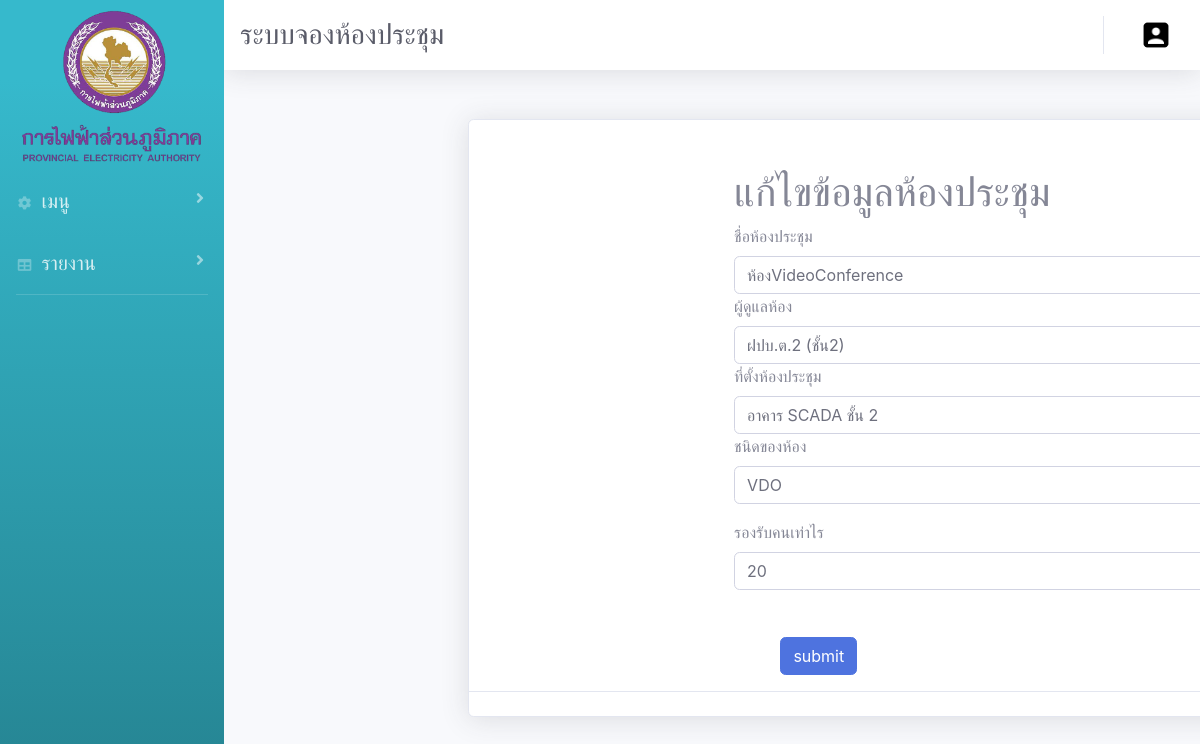
Screenshot of /room_updateform.php?room_id=2 with the database file from the repository.
### tables this page shows
CREATE TABLE `room_tb` (
  `room_id` int(10) NOT NULL,
  `room_name` varchar(255) NOT NULL,
  `room_owner` varchar(255) NOT NULL,
  `room_owner_th` varchar(255) NOT NULL,
  `room_location` varchar(255) NOT NULL,
  `room_type` varchar(255) NOT NULL,
  `room_size` varchar(255) NOT NULL,
  `room_lcd` varchar(255) NOT NULL,
  `room_status` int(1) NOT NULL,
  `username` varchar(50) NOT NULL
);

### room_updateform.php (the view, shortened to what this page needs)
<!DOCTYPE html>
<html lang="en">
<head>
<?php
require('configDB.php');
 $conn=$DBconnect;
 $room_id = $_GET['room_id'];
 $sql = "SELECT * FROM room_tb WHERE room_id = '$room_id' ";
 $result_room = mysqli_query($conn,$sql);
 $row_room=$result_room->fetch_assoc();
?>
    <link rel='stylesheet' href='https://cdnjs.cloudflare.com/ajax/libs/twitter-bootstrap/4.1.3/css/bootstrap.min.css'>
        <link rel='stylesheet' href='https://cdnjs.cloudflare.com/ajax/libs/font-awesome/5.8.1/css/all.min.css'>
        <link rel='stylesheet' href='https://cdnjs.cloudflare.com/ajax/libs/bootstrap-datetimepicker/4.17.47/css/bootstrap-datetimepicker.min.css'>
        <link href="css/sb-admin-2.min.css" rel="stylesheet">
      <link rel="stylesheet" type="text/css" href="datatables.css"/>
</head>
<body>
<div id="wrapper">
<ul class="navbar-nav bg-gradient-info sidebar sidebar-dark accordion fixed-left"   id="accordionSidebar">
<a class="sidebar-brand d-flex align-items-center justify-content-center" href="#"style="margin-top:50px;" onclick="backindex()">
  <div class="sidebar-brand-icon">
    <i><img src="img/icon.png" style="width:200px;"></i>
  </div>
</a>
<li class="nav-item" style="margin-top:50px;">
  <a class="nav-link collapsed" href="#" data-toggle="collapse" data-target="#collapseTwo" aria-expanded="true" aria-controls="collapseTwo">
    <i class="fas fa-fw fa-cog"></i>
    <span class="mb-0" style="font-size:20px;">เมนู</span>
  </a>
</li>
<li class="nav-item">
  <a class="nav-link collapsed" href="#" data-toggle="collapse" data-target="#collapseUtilities" aria-expanded="true" aria-controls="collapseUtilities">
    <i class="fas fa-fw fa-table"></i>
    <span style="font-size:20px;">รายงาน</span>
  </a>
</li>
 <hr class="sidebar-divider d-none d-md-block">
</ul>
<div id="content-wrapper" class="d-flex flex-column">
<div id="content">
 <nav class="navbar navbar-expand navbar-light bg-white topbar mb-4 static-top shadow">
 <h1 class="h3 mb-0 text-gray-800">ระบบจองห้องประชุม</h1>
   <ul class="navbar-nav ml-auto">
     <li class="nav-item dropdown no-arrow">
       <a class="nav-link dropdown-toggle" href="#" id="userDropdown" role="button" data-toggle="dropdown" aria-haspopup="true" aria-expanded="false">
         <img class="img-profile rounded-circle material-icons" src="img/account.png">
       </a>
     </li>
   </ul>
 </nav>
            <div>
                <div>
                    <div class="card shadow" style="width:1000px;margin-left:25%;margin-top:5%;">
                        <form>
                            <div class="container-fluid" style="margin-left:-10%;">
                                <div class="row">
                                    <div class="col-lg-6 offset-lg-3 col-md-8 offset-md-2" style="margin-left:35%;margin-top:5%">
                                        <div class="content">
                                            <h1>แก้ไขข้อมูลห้องประชุม</h1>
                                            <div class="form-group">
                                                <label>ชื่อห้องประชุม</label>
                                                <div>
                                            <input class="form-control" type="text" id="room_name" style="width:500px;" value="<?=$row_room['room_name'];?>"/>
                                                </div>
                                                <label>ผู้ดูแลห้อง</label>
                                                <div>
                                                <input class="form-control" type="text" id="room_owner_th" style="width:500px;" value="<?=$row_room['room_owner_th'];?>" />
                                                </div>
                                                <label>ที่ตั้งห้องประชุม</label>
                                                <div>
                                                    <input class="form-control"  id="room_location" style="width:500px;" value="<?=$row_room['room_location'];?>"/>
                                                </div>
                                                <label>ชนิดของห้อง</label>
                                                <div>
                                                    <input class="form-control"  id="room_type" type="text"   value="<?=$row_room['room_type'];?>"style="width:500px;"/>
                                                </div>
                                            </div>
                                            <div class="form-group">
                                                <label>รองรับคนเท่าไร</label>
                                                    <input class="form-control" type="text" id="room_size" value="<?=$row_room['room_size'];?>" style="width:500px;"/>
                                            <button  style="margin-left:10%;margin-top:10%;"  type="button"  class="btn btn-primary" onclick="insertmeetingroom()">submit</button>
                                        </div>
                                    </div>
                                </div>
                            </div>
                        </form>
                    </div>
                    <div class="modal-footer">
                    </div>
                </div>
            </div>
            </div>
</body>
</html>

### rows the page displays
room_tb: room_name "ห้องVideoConference", room_owner_th "ฝปบ.ต.2 (ชั้น2)", room_location "อาคาร SCADA ชั้น 2", room_type "VDO", room_size "20"
